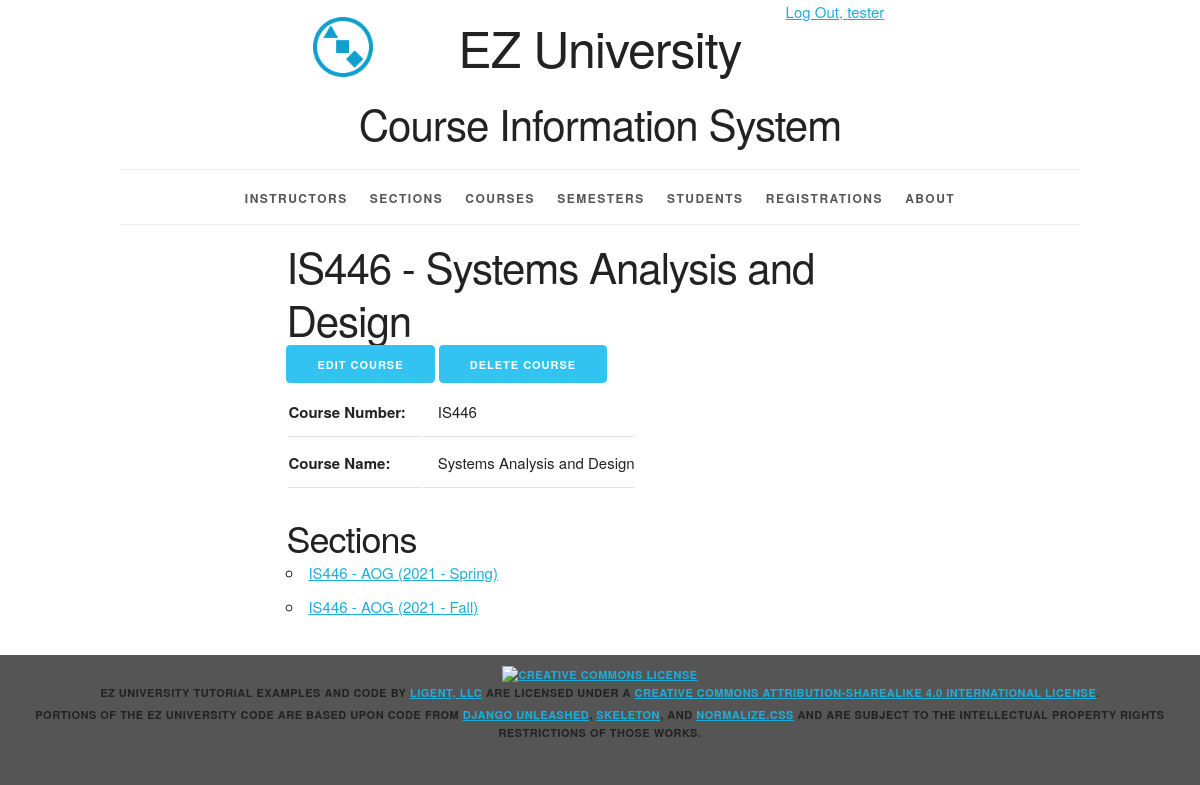
Page /course/3/ (signed in) on the committed database.
### courseinfo/models.py (models this page shows, shortened)
class Course(models.Model):
    course_id = models.AutoField(primary_key=True)
    course_number = models.CharField(max_length=20)
    course_name = models.CharField(max_length=255)
    def __str__(self):
        return '%s - %s' % (self.course_number, self.course_name)
    def get_update_url(self):
        return reverse('courseinfo_course_update_urlpattern',
                       kwargs={'pk': self.pk})
    def get_delete_url(self):
        return reverse('courseinfo_course_delete_urlpattern',
                       kwargs={'pk': self.pk})
    class Meta:
        ordering = ['course_number', 'course_name']
        constraints = [
            UniqueConstraint(fields=['course_number', 'course_name'], name='unique_course')
        ]

class Section(models.Model):
    section_id = models.AutoField(primary_key=True)
    section_name = models.CharField(max_length=10)
    semester = models.ForeignKey(Semester, related_name='sections', on_delete=models.PROTECT)
    course = models.ForeignKey(Course, related_name='sections', on_delete=models.PROTECT)
    instructor = models.ForeignKey(Instructor, related_name='sections', on_delete=models.PROTECT)
    def __str__(self):
        return '%s - %s (%s)' % (self.course.course_number, self.section_name, self.semester.__str__())
    def get_absolute_url(self):
        return reverse('courseinfo_section_detail_urlpattern',
                       kwargs={'pk': self.pk})
    class Meta:
        ordering = ['course', 'section_name', 'semester']
        constraints = [
            UniqueConstraint(fields=['semester', 'course', 'section_name'], name='unique_section')
        ]

class Semester(models.Model):
    semester_id = models.AutoField(primary_key=True)
    year = models.ForeignKey(Year, related_name='semesters', on_delete=models.PROTECT)
    period = models.ForeignKey(Period, related_name='semesters', on_delete=models.PROTECT)
    def __str__(self):
        return '%s - %s' % (self.year.year, self.period.period_name)
    class Meta:
        ordering = ['year__year', 'period__period_sequence']
        constraints = [
            UniqueConstraint(fields=['year', 'period'], name='unique_semester')
        ]

class Year(models.Model):
    year_id = models.AutoField(primary_key=True)
    year = models.IntegerField(unique=True)
    class Meta:
        ordering = ['year']

class Period(models.Model):
    period_id = models.AutoField(primary_key=True)
    period_sequence = models.IntegerField(unique=True)
    period_name = models.CharField(max_length=45, unique=True)
    class Meta:
        ordering = ['period_sequence']

### courseinfo/views.py (the view)
class CourseDetail(LoginRequiredMixin, PermissionRequiredMixin, DetailView):
    model = Course
    permission_required = 'courseinfo.view_course'
    def get_context_data(self, **kwargs):
        context = super(DetailView, self).get_context_data(**kwargs)
        course = self.get_object()
        section_list = course.sections.all()
        context['section_list'] = section_list
        return context

### courseinfo/templates/courseinfo/course_detail.html (shortened to what this page needs)
{% extends 'courseinfo/base.html' %}
{% block content %}
<article>
  <div class="row">
  <div class="offset-by-two eight columns">
    <h2>{{ course }}</h2>
    <ul class="inline">
        {% if perms.courseinfo.change_course %}
        <li>
          <a
              href="{{ course.get_update_url }}"
              class="button button-primary">
            Edit Course</a></li>
        {% endif %}
        {% if perms.courseinfo.delete_course %}
        <li>
          <a
              href="{{ course.get_delete_url }}"
              class="button button-primary">
            Delete Course</a></li>
        {% endif %}
    </ul>
    <section>
        <table>
            <tr>
                <th>Course Number:</th>
                <td>{{ course.course_number }}</td>
            </tr>
            <tr>
                <th>Course Name:</th>
                <td>{{ course.course_name }}</td>
            </tr>
        </table>
    </section>
    <section>
        <h3>Sections</h3>
        <ul>
            {% for section in section_list %}
                <li>
                    <a href="{{ section.get_absolute_url }}">{{ section }}</a>
                </li>
            {% empty %}
                <li><em>There are currently no sections for this course.</em></li>
            {% endfor %}
        </ul>
    </section>
  </div></div>
</article>
{% endblock %}

### courseinfo/templates/courseinfo/base.html (shortened to what this page needs)
{% load static %}
<!DOCTYPE html>
<html lang="en">
<head>
    <link rel="stylesheet" type="text/css"
          href="{% static 'coursinfo/normalize.css' %}">
    <link rel="stylesheet" type="text/css"
          href="{% static 'courseinfo/skeleton.css' %}">
    <link rel="stylesheet" type="text/css"
          href="{% static 'courseinfo/style.css' %}">
</head>
<body>
<div class="container">
    <div class="status row">
        <div class="offset-by-eight four columns">
            <ul class="inline">
                {% if user.is_authenticated %}
                    <li><a href="{% url 'logout_urlpattern' %}">
                        Log Out, {{ user.get_username }}</a></li>
                {% else %}
                    <li><a href="{% url 'login_urlpattern' %}">
                        Log In</a></li>
                {% endif %}
            </ul>
        </div>
    </div>
    <header class="row">
        <div class="offset-by-one ten columns">
            <h1 class="logo">EZ University</h1>
            <h2>Course Information System</h2>
        </div>
    </header>
    <nav>
        <ul>
            {% if perms.courseinfo.view_instructor %}
                <li>
                    <a href="{% url 'courseinfo_instructor_list_urlpattern' %}">
                        Instructors</a></li>
            {% endif %}
            {% if perms.courseinfo.view_section %}
                <li>
                    <a href="{% url 'courseinfo_section_list_urlpattern' %}">
                        Sections</a></li>
            {% endif %}
            {% if perms.courseinfo.view_course %}
                <li>
                    <a href="{% url 'courseinfo_course_list_urlpattern' %}">
                        Courses</a></li>
            {% endif %}
            {% if perms.courseinfo.view_semester %}
                <li>
                    <a href="{% url 'courseinfo_semester_list_urlpattern' %}">
                        Semesters</a></li>
            {% endif %}
            {% if perms.courseinfo.view_student %}
                <li>
                    <a href="{% url 'courseinfo_student_list_urlpattern' %}">
                        Students</a></li>
            {% endif %}
            {% if perms.courseinfo.view_registration %}
                <li>
                    <a href="{% url 'courseinfo_registration_list_urlpattern' %}">
                        Registrations</a></li>
            {% endif %}
            <li>
                <a href="{% url 'about_urlpattern' %}">
                    About</a></li>
        </ul>
    </nav>
    <main>
        {% block content %}{% endblock %}
    </main>
</div>
<footer>
    <p>
        <a rel="license" href="http://creativecommons.org/licenses/by-sa/4.0/">
            <img alt="Creative Commons License" style="border-width:0"
                 src="https://i.creativecommons.org/l/by-sa/4.0/88x31.png"/>
        </a><br/><span property="dct:title">EZ University Tutorial Examples and Code</span>
        by
        <a href="https://www.ligent.net" property="cc:attributionName"
           rel="cc:attributionURL">Ligent, LLC</a> are licensed under a
        <a rel="license" href="http://creativecommons.org/licenses/by-sa/4.0/">Creative Commons Attribution-ShareAlike
            4.0 International License</a>.
    </p>
    <p>Portions of the EZ University code are based upon code from
        <a href="https://django-unleashed.com">Django Unleashed</a>,
        <a href="http://getskeleton.com/">Skeleton</a>, and
        <a href="https://necolas.github.io/normalize.css/">Normalize.css</a> and
        are subject to the intellectual property rights restrictions of those works.
    </p>
</footer>
</body>
</html>

### courseinfo/static/courseinfo/skeleton.css (style rules this page uses)
.container { position: relative; width: 100%; max-width: 960px; margin: 0 auto; padding: 0 20px; box-sizing: border-box; }
.column, .columns { width: 100%; float: left; box-sizing: border-box; }
@media (min-width: 400px) { .container { width: 85%; padding: 0; } }
@media (min-width: 550px) { .container { width: 80%; } }
@media (min-width: 550px) { .column, .columns { margin-left: 4%; } }
@media (min-width: 550px) { .column:first-child, .columns:first-child { margin-left: 0; } }
@media (min-width: 550px) { .four.columns { width: 30.6666666667%; } }
@media (min-width: 550px) { .eight.columns { width: 65.3333333333%; } }
@media (min-width: 550px) { .ten.columns { width: 82.6666666667%; } }
@media (min-width: 550px) { .offset-by-one.column, .offset-by-one.columns { margin-left: 8.66666666667%; } }
@media (min-width: 550px) { .offset-by-two.column, .offset-by-two.columns { margin-left: 17.3333333333%; } }
@media (min-width: 550px) { .offset-by-eight.column, .offset-by-eight.columns { margin-left: 69.3333333333%; } }
html { font-size: 62.5%; }
body { font-size: 1.5em; line-height: 1.6; font-weight: 400; font-family: "Raleway", "HelveticaNeue", "Helvetica Neue", Helvetica, Arial, sans-serif; color: #222; }
h1, h2, h3, h4, h5, h6 { margin-top: 0; margin-bottom: 2rem; font-weight: 300; }
h1 { font-size: 4.0rem; line-height: 1.2; letter-spacing: -.1rem; }
h2 { font-size: 3.6rem; line-height: 1.25; letter-spacing: -.1rem; }
h3 { font-size: 3.0rem; line-height: 1.3; letter-spacing: -.1rem; }
@media (min-width: 550px) { h1 { font-size: 5.0rem; } }
@media (min-width: 550px) { h2 { font-size: 4.2rem; } }
@media (min-width: 550px) { h3 { font-size: 3.6rem; } }
p { margin-top: 0; }
a { color: #1EAEDB; }
.button, button, input[type="submit"], input[type="reset"], input[type="button"] { display: inline-block; height: 38px; padding: 0 30px; color: #555; text-align: center; font-size: 11px; font-weight: 600; line-height: 38px; letter-spacing: .1rem; text-transform: uppercase; text-decoration: none; white-space: nowrap; background-color: transparent; border-radius: 4px; border: 1px solid #bbb; cursor: pointer; box-sizing: border-box; }
.button.button-primary, button.button-primary, input[type="submit"].button-primary, input[type="reset"].button-primary, input[type="button"].button-primary { color: #FFF; background-color: #33C3F0; border-color: #33C3F0; }
ul { list-style: circle inside; }
ol, ul { padding-left: 0; margin-top: 0; }
li { margin-bottom: 1rem; }
th, td { padding: 12px 15px; text-align: left; border-bottom: 1px solid #E1E1E1; }
th:first-child, td:first-child { padding-left: 0; }
th:last-child, td:last-child { padding-right: 0; }
button, .button { margin-bottom: 1rem; }
pre, blockquote, dl, figure, table, p, ul, ol, form { margin-bottom: 2.5rem; }
.container:after, .row:after, .u-cf { content: ""; display: table; clear: both; }

### rows in the picture
Course: course_number+course_name "IS446 - Systems Analysis and Design", course_number "IS446", course_name "Systems Analysis and Design"
Section: course+section_name+semester "IS446 - AOG (2021 - Spring)"
Section: course+section_name+semester "IS446 - AOG (2021 - Fall)"

### other values in the picture
{{ user.get_username }} "tester"
